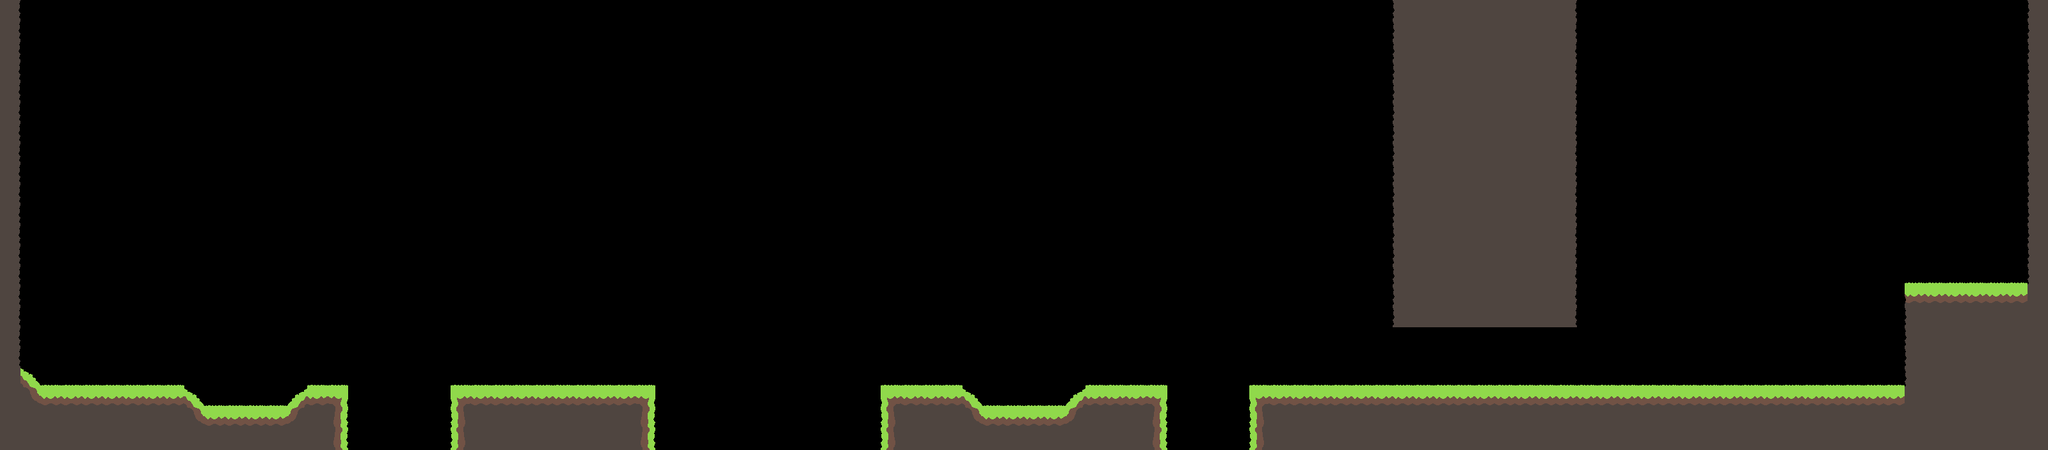

Rendered tile map (Tiled .tmx) drawn with the repository's tilesets; below, a short description and the full map source, tile grids included:
An orthogonal 100x22 tile map with 32x32 px tiles, 1 tile layer (Tile Layer 1) and 3 objects (endzone, player, sheep).

<map version="1.0" tiledversion="1.0.3" orientation="orthogonal" renderorder="right-up" width="100" height="22" tilewidth="32" tileheight="32" nextobjectid="4">
 <tileset firstgid="1" source="main.tsx" />
 <layer name="Tile Layer 1" width="100" height="22">
  <data encoding="csv">
15,0,0,0,0,0,0,0,0,0,0,0,0,0,0,0,0,0,0,0,0,0,0,0,0,0,0,0,0,0,0,0,0,0,0,0,0,0,0,0,0,0,0,0,0,0,0,0,0,0,0,0,0,0,0,0,0,0,0,0,0,0,0,0,0,0,0,0,25,23,23,23,23,23,23,23,15,0,0,0,0,0,0,0,0,0,0,0,0,0,0,0,0,0,0,0,0,0,0,25,
15,0,0,0,0,0,0,0,0,0,0,0,0,0,0,0,0,0,0,0,0,0,0,0,0,0,0,0,0,0,0,0,0,0,0,0,0,0,0,0,0,0,0,0,0,0,0,0,0,0,0,0,0,0,0,0,0,0,0,0,0,0,0,0,0,0,0,0,25,23,23,23,23,23,23,23,15,0,0,0,0,0,0,0,0,0,0,0,0,0,0,0,0,0,0,0,0,0,0,25,
15,0,0,0,0,0,0,0,0,0,0,0,0,0,0,0,0,0,0,0,0,0,0,0,0,0,0,0,0,0,0,0,0,0,0,0,0,0,0,0,0,0,0,0,0,0,0,0,0,0,0,0,0,0,0,0,0,0,0,0,0,0,0,0,0,0,0,0,25,23,23,23,23,23,23,23,15,0,0,0,0,0,0,0,0,0,0,0,0,0,0,0,0,0,0,0,0,0,0,25,
15,0,0,0,0,0,0,0,0,0,0,0,0,0,0,0,0,0,0,0,0,0,0,0,0,0,0,0,0,0,0,0,0,0,0,0,0,0,0,0,0,0,0,0,0,0,0,0,0,0,0,0,0,0,0,0,0,0,0,0,0,0,0,0,0,0,0,0,25,23,23,23,23,23,23,23,15,0,0,0,0,0,0,0,0,0,0,0,0,0,0,0,0,0,0,0,0,0,0,25,
15,0,0,0,0,0,0,0,0,0,0,0,0,0,0,0,0,0,0,0,0,0,0,0,0,0,0,0,0,0,0,0,0,0,0,0,0,0,0,0,0,0,0,0,0,0,0,0,0,0,0,0,0,0,0,0,0,0,0,0,0,0,0,0,0,0,0,0,25,23,23,23,23,23,23,23,15,0,0,0,0,0,0,0,0,0,0,0,0,0,0,0,0,0,0,0,0,0,0,25,
15,0,0,0,0,0,0,0,0,0,0,0,0,0,0,0,0,0,0,0,0,0,0,0,0,0,0,0,0,0,0,0,0,0,0,0,0,0,0,0,0,0,0,0,0,0,0,0,0,0,0,0,0,0,0,0,0,0,0,0,0,0,0,0,0,0,0,0,25,23,23,23,23,23,23,23,15,0,0,0,0,0,0,0,0,0,0,0,0,0,0,0,0,0,0,0,0,0,0,25,
15,0,0,0,0,0,0,0,0,0,0,0,0,0,0,0,0,0,0,0,0,0,0,0,0,0,0,0,0,0,0,0,0,0,0,0,0,0,0,0,0,0,0,0,0,0,0,0,0,0,0,0,0,0,0,0,0,0,0,0,0,0,0,0,0,0,0,0,25,23,23,23,23,23,23,23,15,0,0,0,0,0,0,0,0,0,0,0,0,0,0,0,0,0,0,0,0,0,0,25,
15,0,0,0,0,0,0,0,0,0,0,0,0,0,0,0,0,0,0,0,0,0,0,0,0,0,0,0,0,0,0,0,0,0,0,0,0,0,0,0,0,0,0,0,0,0,0,0,0,0,0,0,0,0,0,0,0,0,0,0,0,0,0,0,0,0,0,0,25,23,23,23,23,23,23,23,15,0,0,0,0,0,0,0,0,0,0,0,0,0,0,0,0,0,0,0,0,0,0,25,
15,0,0,0,0,0,0,0,0,0,0,0,0,0,0,0,0,0,0,0,0,0,0,0,0,0,0,0,0,0,0,0,0,0,0,0,0,0,0,0,0,0,0,0,0,0,0,0,0,0,0,0,0,0,0,0,0,0,0,0,0,0,0,0,0,0,0,0,25,23,23,23,23,23,23,23,15,0,0,0,0,0,0,0,0,0,0,0,0,0,0,0,0,0,0,0,0,0,0,25,
15,0,0,0,0,0,0,0,0,0,0,0,0,0,0,0,0,0,0,0,0,0,0,0,0,0,0,0,0,0,0,0,0,0,0,0,0,0,0,0,0,0,0,0,0,0,0,0,0,0,0,0,0,0,0,0,0,0,0,0,0,0,0,0,0,0,0,0,25,23,23,23,23,23,23,23,15,0,0,0,0,0,0,0,0,0,0,0,0,0,0,0,0,0,0,0,0,0,0,25,
15,0,0,0,0,0,0,0,0,0,0,0,0,0,0,0,0,0,0,0,0,0,0,0,0,0,0,0,0,0,0,0,0,0,0,0,0,0,0,0,0,0,0,0,0,0,0,0,0,0,0,0,0,0,0,0,0,0,0,0,0,0,0,0,0,0,0,0,25,23,23,23,23,23,23,23,15,0,0,0,0,0,0,0,0,0,0,0,0,0,0,0,0,0,0,0,0,0,0,25,
15,0,0,0,0,0,0,0,0,0,0,0,0,0,0,0,0,0,0,0,0,0,0,0,0,0,0,0,0,0,0,0,0,0,0,0,0,0,0,0,0,0,0,0,0,0,0,0,0,0,0,0,0,0,0,0,0,0,0,0,0,0,0,0,0,0,0,0,25,23,23,23,23,23,23,23,15,0,0,0,0,0,0,0,0,0,0,0,0,0,0,0,0,0,0,0,0,0,0,25,
15,0,0,0,0,0,0,0,0,0,0,0,0,0,0,0,0,0,0,0,0,0,0,0,0,0,0,0,0,0,0,0,0,0,0,0,0,0,0,0,0,0,0,0,0,0,0,0,0,0,0,0,0,0,0,0,0,0,0,0,0,0,0,0,0,0,0,0,25,23,23,23,23,23,23,23,15,0,0,0,0,0,0,0,0,0,0,0,0,0,0,0,0,0,0,0,0,0,0,25,
15,0,0,0,0,0,0,0,0,0,0,0,0,0,0,0,0,0,0,0,0,0,0,0,0,0,0,0,0,0,0,0,0,0,0,0,0,0,0,0,0,0,0,0,0,0,0,0,0,0,0,0,0,0,0,0,0,0,0,0,0,0,0,0,0,0,0,0,25,23,23,23,23,23,23,23,15,0,0,0,0,0,0,0,0,0,0,0,0,0,0,0,0,22,22,22,22,22,22,25,
15,0,0,0,0,0,0,0,0,0,0,0,0,0,0,0,0,0,0,0,0,0,0,0,0,0,0,0,0,0,0,0,0,0,0,0,0,0,0,0,0,0,0,0,0,0,0,0,0,0,0,0,0,0,0,0,0,0,0,0,0,0,0,0,0,0,0,0,25,23,23,23,23,23,23,23,15,0,0,0,0,0,0,0,0,0,0,0,0,0,0,0,0,20,1,1,1,1,1,23,
15,0,0,0,0,0,0,0,0,0,0,0,0,0,0,0,0,0,0,0,0,0,0,0,0,0,0,0,0,0,0,0,0,0,0,0,0,0,0,0,0,0,0,0,0,0,0,0,0,0,0,0,0,0,0,0,0,0,0,0,0,0,0,0,0,0,0,0,25,23,23,23,23,23,23,23,15,0,0,0,0,0,0,0,0,0,0,0,0,0,0,0,0,25,23,23,23,23,23,23,
15,0,0,0,0,0,0,0,0,0,0,0,0,0,0,0,0,0,0,0,0,0,0,0,0,0,0,0,0,0,0,0,0,0,0,0,0,0,0,0,0,0,0,0,0,0,0,0,0,0,0,0,0,0,0,0,0,0,0,0,0,0,0,0,0,0,0,0,0,0,0,0,0,0,0,0,0,0,0,0,0,0,0,0,0,0,0,0,0,0,0,0,0,25,23,23,23,23,23,23,
15,0,0,0,0,0,0,0,0,0,0,0,0,0,0,0,0,0,0,0,0,0,0,0,0,0,0,0,0,0,0,0,0,0,0,0,0,0,0,0,0,0,0,0,0,0,0,0,0,0,0,0,0,0,0,0,0,0,0,0,0,0,0,0,0,0,0,0,0,0,0,0,0,0,0,0,0,0,0,0,0,0,0,0,0,0,0,0,0,0,0,0,0,25,23,23,23,23,23,23,
23,3,22,22,22,22,22,22,22,0,0,0,0,0,0,22,22,0,0,0,0,0,22,22,22,22,22,22,22,22,22,22,0,0,0,0,0,0,0,0,0,0,0,22,22,22,22,0,0,0,0,0,0,22,22,22,22,0,0,0,0,22,22,22,22,22,22,22,22,22,22,22,22,22,22,22,22,22,22,22,22,22,22,22,22,22,22,22,22,22,22,22,22,25,23,23,23,23,23,23,
23,8,1,1,1,1,1,1,1,3,22,22,22,22,2,1,19,0,0,0,0,0,16,1,1,1,1,1,1,1,1,19,0,0,0,0,0,0,0,0,0,0,0,16,1,1,1,3,22,22,22,22,2,1,1,1,19,0,0,0,0,16,1,1,1,1,1,1,1,1,1,1,1,1,1,1,1,1,1,1,1,1,1,1,1,1,1,1,1,1,1,1,1,23,23,23,23,23,23,23,
23,23,23,23,23,23,23,23,23,8,1,1,1,1,7,23,24,0,0,0,0,0,21,23,23,23,23,23,23,23,23,24,0,0,0,0,0,0,0,0,0,0,0,21,23,23,23,8,1,1,1,1,7,23,23,23,24,0,0,0,0,21,23,23,23,23,23,23,23,23,23,23,23,23,23,23,23,23,23,23,23,23,23,23,23,23,23,23,23,23,23,23,23,23,23,23,23,23,23,23,
23,23,23,23,23,23,23,23,23,23,23,23,23,23,23,23,24,0,0,0,0,0,21,23,23,23,23,23,23,23,23,24,0,0,0,0,0,0,0,0,0,0,0,21,23,23,23,23,23,23,23,23,23,23,23,23,24,0,0,0,0,21,23,23,23,23,23,23,23,23,23,23,23,23,23,23,23,23,23,23,23,23,23,23,23,23,23,23,23,23,23,23,23,23,23,23,23,23,23,23
</data>
 </layer>
 <objectgroup name="entity">
  <object id="1" name="endzone" x="2976" y="416" width="192" height="32" />
  <object id="2" name="player" type="player" x="96" y="480" width="32" height="32" />
  <object id="3" name="sheep" type="sheep" x="1600" y="608" width="32" height="32">
   <properties>
    <property name="number" type="int" value="1" />
   </properties>
  </object>
 </objectgroup>
</map>